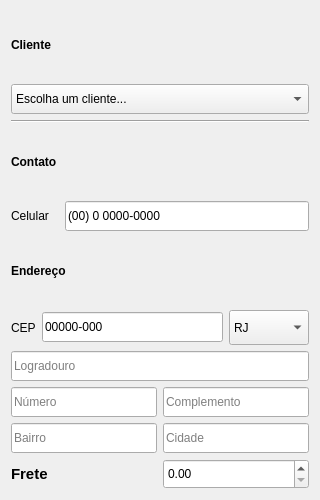
                <widget class="QWidget" name="scrollAreaWidgetContents_2">
                 <property name="geometry">
                  <rect>
                   <x>0</x>
                   <y>0</y>
                   <width>320</width>
                   <height>500</height>
                  </rect>
                 </property>
                 <layout class="QVBoxLayout" name="verticalLayout_20">
                  <item>
                   <widget class="QLabel" name="label_cliente_pedido">
                    <property name="font">
                     <font>
                      <bold>true</bold>
                     </font>
                    </property>
                    <property name="text">
                     <string>Cliente</string>
                    </property>
                   </widget>
                  </item>
                  <item>
                   <widget class="QComboBox" name="combo_box_cliente_pedido">
                    <property name="minimumSize">
                     <size>
                      <width>0</width>
                      <height>30</height>
                     </size>
                    </property>
                    <item>
                     <property name="text">
                      <string>Escolha um cliente...</string>
                     </property>
                    </item>
                   </widget>
                  </item>
                  <item>
                   <widget class="Line" name="line_3">
                    <property name="orientation">
                     <enum>Qt::Horizontal</enum>
                    </property>
                   </widget>
                  </item>
                  <item>
                   <widget class="QLabel" name="label_contato_pedido">
                    <property name="font">
                     <font>
                      <bold>true</bold>
                     </font>
                    </property>
                    <property name="text">
                     <string>Contato</string>
                    </property>
                   </widget>
                  </item>
                  <item>
                   <layout class="QHBoxLayout" name="horizontal_layout_11">
                    <item>
                     <widget class="QLabel" name="label_celular_pedido">
                      <property name="minimumSize">
                       <size>
                        <width>0</width>
                        <height>30</height>
                       </size>
                      </property>
                      <property name="font">
                       <font>
                        <bold>false</bold>
                       </font>
                      </property>
                      <property name="text">
                       <string>Celular   </string>
                      </property>
                     </widget>
                    </item>
                    <item>
                     <widget class="QLineEdit" name="line_edit_celular_pedido">
                      <property name="minimumSize">
                       <size>
                        <width>0</width>
                        <height>30</height>
                       </size>
                      </property>
                      <property name="cursor">
                       <cursorShape>IBeamCursor</cursorShape>
                      </property>
                      <property name="tabletTracking">
                       <bool>false</bool>
                      </property>
                      <property name="inputMask">
                       <string>(00) 0 0000-0000</string>
                      </property>
                      <property name="text">
                       <string>(00) 0 0000-0000</string>
                      </property>
                      <property name="placeholderText">
                       <string>Celular (00) 0 0000-0000</string>
                      </property>
                     </widget>
                    </item>
                   </layout>
                  </item>
                  <item>
                   <widget class="QLabel" name="label_endereco_pedido">
                    <property name="font">
                     <font>
                      <bold>true</bold>
                     </font>
                    </property>
                    <property name="text">
                     <string>Endereço</string>
                    </property>
                   </widget>
                  </item>
                  <item>
                   <layout class="QHBoxLayout" name="horizontal_layout_4">
                    <item>
                     <widget class="QLabel" name="label_7">
                      <property name="text">
                       <string>CEP</string>
                      </property>
                     </widget>
                    </item>
                    <item>
                     <widget class="QLineEdit" name="line_edit_cep">
                      <property name="minimumSize">
                       <size>
                        <width>0</width>
                        <height>30</height>
                       </size>
                      </property>
                      <property name="inputMask">
                       <string>00000-000</string>
                      </property>
                      <property name="text">
                       <string>00000-000</string>
                      </property>
                      <property name="placeholderText">
                       <string>CEP</string>
                      </property>
                     </widget>
                    </item>
                    <item>
                     <widget class="QComboBox" name="combo_box_uf_pedido">
                      <property name="minimumSize">
                       <size>
                        <width>80</width>
                        <height>35</height>
                       </size>
                      </property>
                      <item>
                       <property name="text">
                        <string>RJ</string>
                       </property>
                      </item>
                      <item>
                       <property name="text">
                        <string>SP</string>
                       </property>
                      </item>
                      <item>
                       <property name="text">
                        <string>SC</string>
                       </property>
                      </item>
                     </widget>
                    </item>
                   </layout>
                  </item>
                  <item>
                   <widget class="QLineEdit" name="line_edit_logradouro_pedido">
                    <property name="minimumSize">
                     <size>
                      <width>0</width>
                      <height>30</height>
                     </size>
                    </property>
                    <property name="text">
                     <string/>
                    </property>
                    <property name="placeholderText">
                     <string>Logradouro</string>
                    </property>
                   </widget>
                  </item>
                  <item>
                   <layout class="QHBoxLayout" name="horizontal_layout_8">
                    <item>
                     <widget class="QLineEdit" name="line_edit_numero_end">
                      <property name="minimumSize">
                       <size>
                        <width>0</width>
                        <height>30</height>
                       </size>
                      </property>
                      <property name="placeholderText">
                       <string>Número</string>
                      </property>
                     </widget>
                    </item>
                    <item>
                     <widget class="QLineEdit" name="line_edit_complemento">
                      <property name="minimumSize">
                       <size>
                        <width>0</width>
                        <height>30</height>
                       </size>
                      </property>
                      <property name="placeholderText">
                       <string>Complemento</string>
                      </property>
                     </widget>
                    </item>
                   </layout>
                  </item>
                  <item>
                   <layout class="QHBoxLayout" name="horizontal_layout_9">
                    <item>
                     <widget class="QLineEdit" name="line_edit_bairro">
                      <property name="minimumSize">
                       <size>
                        <width>0</width>
                        <height>30</height>
                       </size>
                      </property>
                      <property name="placeholderText">
                       <string>Bairro</string>
                      </property>
                     </widget>
                    </item>
                    <item>
                     <widget class="QLineEdit" name="line_edit_cidade">
                      <property name="minimumSize">
                       <size>
                        <width>0</width>
                        <height>30</height>
                       </size>
                      </property>
                      <property name="placeholderText">
                       <string>Cidade</string>
                      </property>
                     </widget>
                    </item>
                   </layout>
                  </item>
                  <item>
                   <layout class="QHBoxLayout" name="horizontal_layout_10">
                    <item>
                     <widget class="QLabel" name="label_frete_pedido">
                      <property name="font">
                       <font>
                        <pointsize>11</pointsize>
                        <bold>true</bold>
                       </font>
                      </property>
                      <property name="text">
                       <string>Frete</string>
                      </property>
                     </widget>
                    </item>
                    <item>
                     <widget class="QDoubleSpinBox" name="double_spin_box_frete_pedido">
                      <property name="minimumSize">
                       <size>
                        <width>0</width>
                        <height>30</height>
                       </size>
                      </property>
                     </widget>
                    </item>
                   </layout>
                  </item>
                 </layout>
                </widget>
